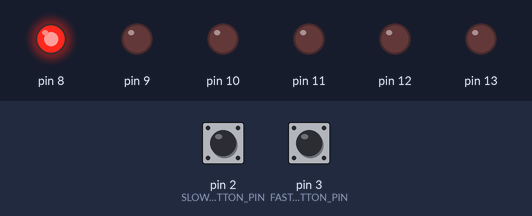
Simulated run of this sketch. Board: Arduino Uno, built with avr-gcc and run on an emulated ATmega328P. On the bench: output pins drawn as LEDs (lit = HIGH). The inputs (shaded band) are chosen by the test bench; at power-on: pin 2 (SLOWER_BUTTON_PIN) HIGH, pin 3 (FASTER_BUTTON_PIN) HIGH.

Above: at 0.12 s.
At 0.62 s:
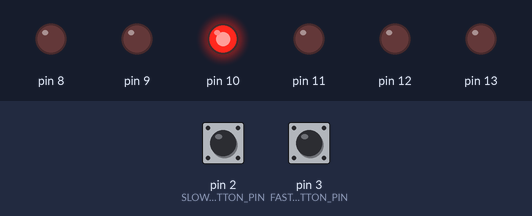
At 0.87 s:
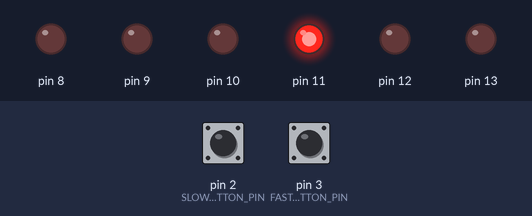
At 1.12 s:
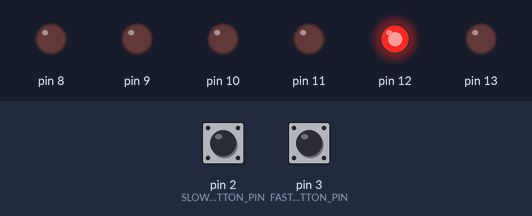
At 1.87 s:
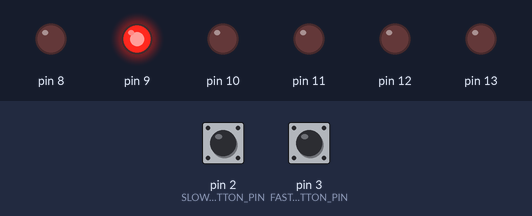
At 2.87 s:
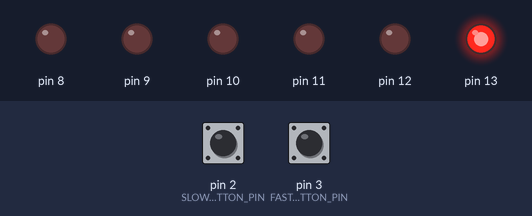
Timing chart, 0 to 3.5 s (numbered marks = the images above):
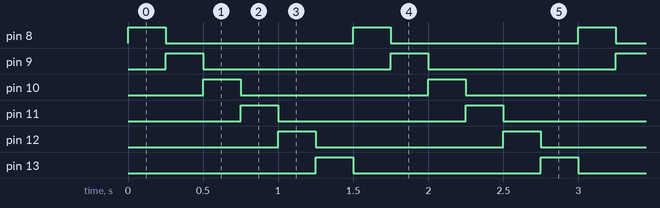

The sketch:

sketch.ino
```cpp
#include <Arduino.h>

const uint8_t SLOWER_BUTTON_PIN = 2;
const uint8_t FASTER_BUTTON_PIN = 3;
const uint8_t PORTB_LED_MASK = 0b00111111;
const unsigned long DEBOUNCE_DELAY_MS = 50;
const unsigned long MIN_STEP_DELAY_MS = 50;
const unsigned long MAX_STEP_DELAY_MS = 1000;
const unsigned long STEP_DELAY_DELTA_MS = 50;

bool lastFasterReading = HIGH;
bool fasterStableState = HIGH;
unsigned long fasterDebounceTime = 0;

bool lastSlowerReading = HIGH;
bool slowerStableState = HIGH;
unsigned long slowerDebounceTime = 0;

uint8_t currentLedIndex = 0;
unsigned long stepDelayMs = 250;
unsigned long lastStepTime = 0;

void outputRunningLight(uint8_t ledIndex) {
  PORTB = (PORTB & 0b11000000) | (1 << ledIndex);
}

void handleFasterButton() {
  bool reading = digitalRead(FASTER_BUTTON_PIN);

  if (reading != lastFasterReading) {
    fasterDebounceTime = millis();
    lastFasterReading = reading;
  }

  if ((millis() - fasterDebounceTime) > DEBOUNCE_DELAY_MS && reading != fasterStableState) {
    fasterStableState = reading;

    if (fasterStableState == LOW && stepDelayMs > MIN_STEP_DELAY_MS) {
      stepDelayMs -= STEP_DELAY_DELTA_MS;
      if (stepDelayMs < MIN_STEP_DELAY_MS) {
        stepDelayMs = MIN_STEP_DELAY_MS;
      }
    }
  }
}

void handleSlowerButton() {
  bool reading = digitalRead(SLOWER_BUTTON_PIN);

  if (reading != lastSlowerReading) {
    slowerDebounceTime = millis();
    lastSlowerReading = reading;
  }

  if ((millis() - slowerDebounceTime) > DEBOUNCE_DELAY_MS && reading != slowerStableState) {
    slowerStableState = reading;

    if (slowerStableState == LOW && stepDelayMs < MAX_STEP_DELAY_MS) {
      stepDelayMs += STEP_DELAY_DELTA_MS;
      if (stepDelayMs > MAX_STEP_DELAY_MS) {
        stepDelayMs = MAX_STEP_DELAY_MS;
      }
    }
  }
}

void setup() {
  DDRB |= PORTB_LED_MASK;
  outputRunningLight(currentLedIndex);

  pinMode(FASTER_BUTTON_PIN, INPUT_PULLUP);
  pinMode(SLOWER_BUTTON_PIN, INPUT_PULLUP);
}

void loop() {
  handleFasterButton();
  handleSlowerButton();

  unsigned long now = millis();
  if (now - lastStepTime >= stepDelayMs) {
    lastStepTime = now;
    currentLedIndex = (currentLedIndex + 1) % 6;
    outputRunningLight(currentLedIndex);
  }
}
```

Measured:
- by itself, pin 8–13: alternates HIGH for 0.25 s and LOW for 1.3 s
- by itself, everything shown: repeats every 1.5 s, in 6 steps
